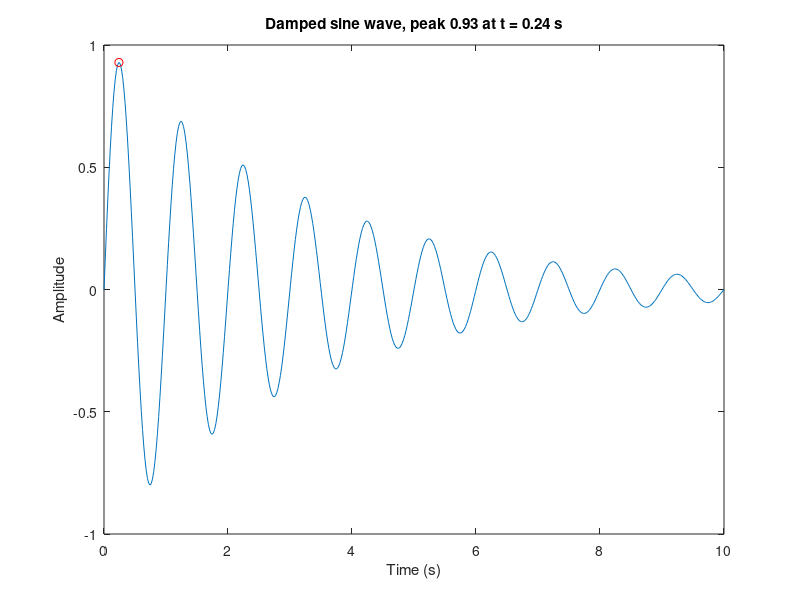

Write the MATLAB code that produced this figure.
% Plot a damped sine wave and mark its largest peak.
% Run as a script; it takes no arguments.

t = linspace(0, 10, 500);
y = exp(-0.3 * t) .* sin(2 * pi * t);

[peak, index] = max(y);

plot(t, y);
hold on;
plot(t(index), peak, 'ro');
hold off;

xlabel('Time (s)');
ylabel('Amplitude');
title(sprintf('Damped sine wave, peak %.2f at t = %.2f s', peak, t(index)));
